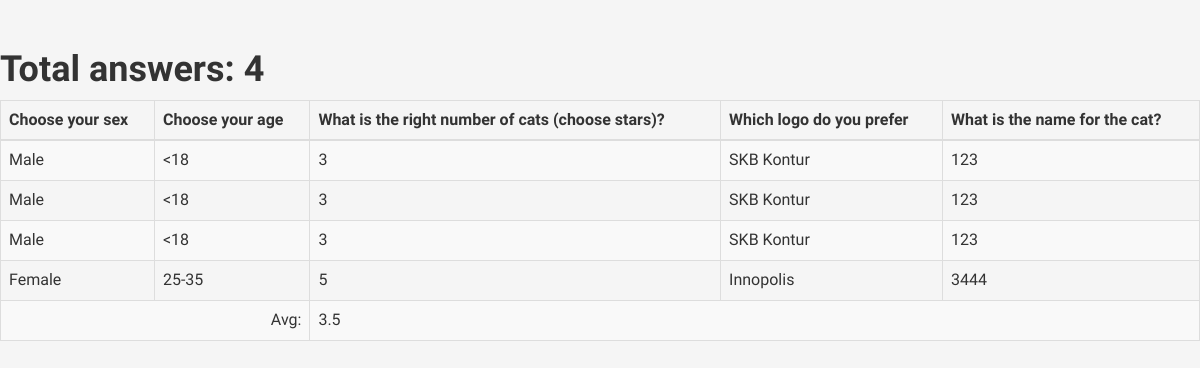
Page /results.php (signed in) on the committed database.
### tables this page shows
CREATE TABLE `questions` (
  `data` longtext NOT NULL
);

### func.php (called while the page is built, shortened)
<?php
$params = [
    'dbname' . '=' . DB_NAME,
    'host' . '=' . DB_HOST,
    'port' . '=3306',
    'charset' . '=' . 'utf8'
];
$pdo = new \PDO(
    'mysql:' . implode(';', $params),
    DB_USER,
    DB_PASSWORD
);
$lang = @$_GET['lang'];
$lang = $lang ?: 'en';
function getResults() {
    global $pdo;
    $sql = 'SELECT * FROM results';
    $stmt = $pdo->query($sql);
    $data = [];
    while($row = $stmt->fetch(\PDO::FETCH_ASSOC)) {
        $data[] = json_decode($row['data'], true);
    }
    return $data;
}
function getQuestions() {
    return json_decode(getRawQuestions(), true);
}
function getRawQuestions() {
    global $pdo;
    $sql = 'SELECT data FROM questions';
    $stmt = $pdo->query($sql);
    $row = $stmt->fetch(\PDO::FETCH_ASSOC);
    return $row['data'];
}

### results.php (the view, shortened to what this page needs)
<?php
include_once __DIR__.'/func.php';
global $lang;
$data = getResults();
$questions = getQuestions();
$title = $lang == 'ru' ? 'Всего проголосовало' : 'Total answers';
echo '<h1>'.$title.': '.count($data).'</h1>';
?>
<html>
<head>
    <link href="css/bootstrap.min.css" rel="stylesheet">
    <link href="css/bootstrap-theme.min.css" rel="stylesheet">
	<link rel="stylesheet" href="css/font-awesome.min.css">
	<link rel="stylesheet" href="css/bootsnipp.min.css?ver=7d23ff901039aef6293954d33d23c066">
	<link href="css/bootstrap-responsive.min.css" rel="stylesheet">
	<link href="css/docs.min.css" rel="stylesheet">
</head>
<body>
<div class="table-responsive">
<table class="table table-bordered table-striped" border="1">
    <thead>
    <?php foreach ($questions as $question) : ?>
    <th><?php echo $question['question'][$lang];?></th>
    <?php endforeach;?>
    </thead>
    <tbody>
    <?php
    $sums = [];
    foreach ($data as $row) {
        unset($row['ok']);
        echo '<tr>';
        foreach ($row as $questionKey => $questionAnswer) {
            $question = $questions[$questionKey];
            if ($questionKey == 'design') {
                @$sums[$questionKey] += $questionAnswer;
            } else if (in_array($questionKey, [
                'sex','age','logo'
            ])) {
                @$sums[$questionKey][$questionAnswer]++;
            }
            if (isset($question['variants']) && is_array($question['variants'])) {
                $variants = $question['variants'];
                $questionAnswer = $variants[$questionAnswer];
                if (is_array($questionAnswer)) {
                    $questionAnswer = $questionAnswer[$lang];
                }
            }
            echo '<td>'.$questionAnswer.'</td>';
        }
        echo '</tr>';
    }
    $count = count($data);
    $count = $count ?: 1;
    ?>
    <tr>
        <td colspan="2" style="text-align: right;">Avg:</td>
        <td colspan="3" style="text-align: left;"><?php echo $sums['design'] / $count;?></td>
    </tr>
    </tbody>
</table>
</div>
<?php unset($sums['design']);?>
<?php
    foreach ($sums as $key => $options) {
        echo '<div id="'.$key.'" style="height: 400px"></div>';
    }
?>
</body>
</html>

### rows in the picture
questions: data "Male", data "<18", data "SKB Kontur", data "Female", data "25-35", data "Innopolis"

### other values in the picture
$title "Total answers"
count($data) "4"
$question['question'][$lang] "Choose your sex"
$question['question'][$lang] "Choose your age"
$question['question'][$lang] "What is the right number of cats (choose stars)?"
$question['question'][$lang] "Which logo do you prefer"
$question['question'][$lang] "What is the name for the cat?"
$questionAnswer "3"
$questionAnswer "123"
$questionAnswer "5"
$questionAnswer "3444"
$sums['design'] / $count "3.5"
